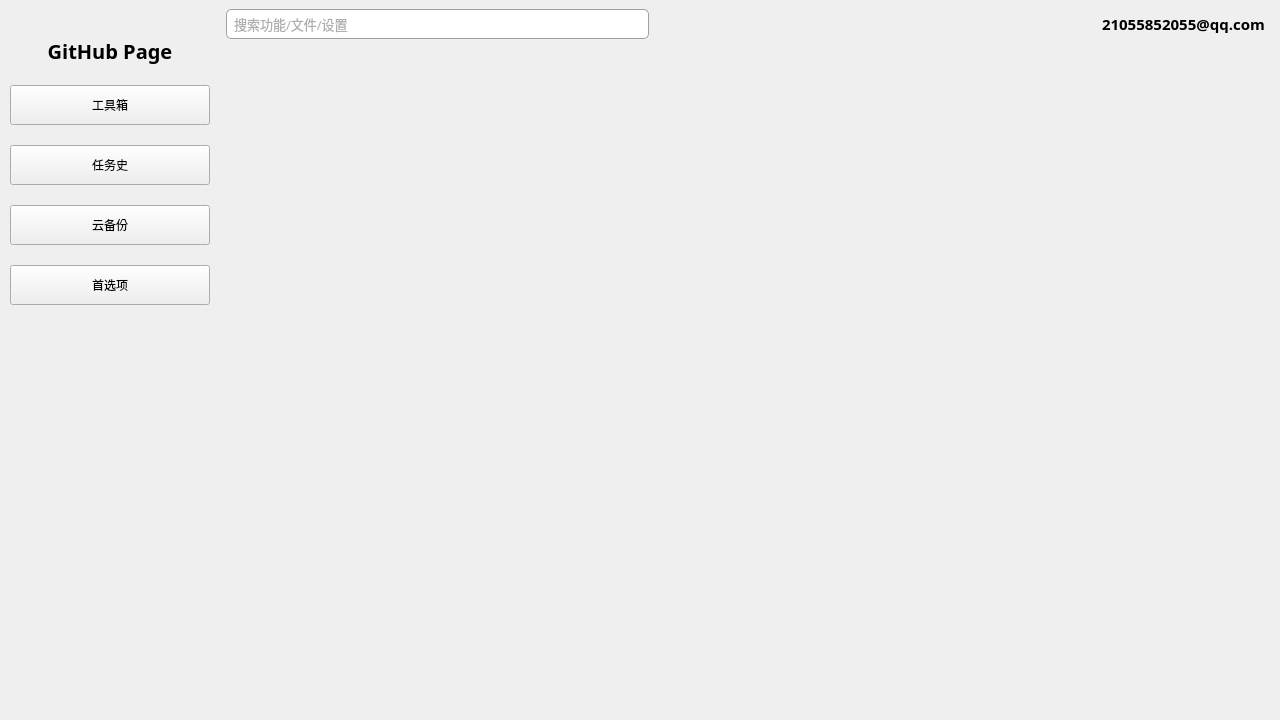
<?xml version="1.0" encoding="UTF-8"?>
<ui version="4.0">
 <class>MainWindow</class>
 <widget class="QMainWindow" name="MainWindow">
  <property name="geometry">
   <rect>
    <x>0</x>
    <y>0</y>
    <width>1280</width>
    <height>720</height>
   </rect>
  </property>
  <property name="font">
   <font>
    <bold>false</bold>
   </font>
  </property>
  <property name="windowTitle">
   <string>MainWindow</string>
  </property>
  <widget class="QWidget" name="centralwidget">
   <property name="styleSheet">
    <string notr="true">QLineEdit {
        border: 1px solid #A0A0A0; /* 边框宽度为1px，颜色为#A0A0A0 */
        border-radius: 5px; /* 边框圆角 */
        padding-left: 5px; /* 文本距离左边界有5px */
        background-color: rgb(255, 255, 255); /* 背景颜色 */
        color: #5d5d5d ; /* 文本颜色 */
        selection-background-color: #A0A0A0; /* 选中文本的背景颜色 */
        selection-color: #F2F2F2; /* 选中文本的颜色 */
        font-family: &quot;萍方-繁&quot;; /* 文本字体族 */
        font-size: 10pt; /* 文本字体大小 */
        }

        QLineEdit:hover { /* 鼠标悬浮在QLineEdit时的状态 */
        border: 1px solid #5b72bd ;
        border-radius: 5px;
        background-color: rgb(255, 255, 255);
        color: #5b72bd ;
        selection-background-color: #5b72bd ;
        selection-color: #F2F2F2;
        }</string>
   </property>
   <layout class="QHBoxLayout" name="horizontalLayout">
    <property name="leftMargin">
     <number>0</number>
    </property>
    <property name="topMargin">
     <number>0</number>
    </property>
    <property name="rightMargin">
     <number>0</number>
    </property>
    <property name="bottomMargin">
     <number>0</number>
    </property>
    <item>
     <widget class="QWidget" name="SideBar" native="true">
      <property name="sizePolicy">
       <sizepolicy hsizetype="Fixed" vsizetype="Preferred">
        <horstretch>0</horstretch>
        <verstretch>0</verstretch>
       </sizepolicy>
      </property>
      <layout class="QVBoxLayout" name="verticalLayout">
       <property name="leftMargin">
        <number>10</number>
       </property>
       <property name="rightMargin">
        <number>0</number>
       </property>
       <property name="bottomMargin">
        <number>0</number>
       </property>
       <item>
        <widget class="QWidget" name="GitPageCard" native="true">
         <property name="sizePolicy">
          <sizepolicy hsizetype="Minimum" vsizetype="Fixed">
           <horstretch>0</horstretch>
           <verstretch>0</verstretch>
          </sizepolicy>
         </property>
         <layout class="QVBoxLayout" name="verticalLayout_3">
          <property name="spacing">
           <number>0</number>
          </property>
          <property name="leftMargin">
           <number>0</number>
          </property>
          <property name="topMargin">
           <number>0</number>
          </property>
          <property name="rightMargin">
           <number>0</number>
          </property>
          <property name="bottomMargin">
           <number>0</number>
          </property>
          <item>
           <widget class="ClickableLabel" name="git_label">
            <property name="sizePolicy">
             <sizepolicy hsizetype="Minimum" vsizetype="Fixed">
              <horstretch>0</horstretch>
              <verstretch>0</verstretch>
             </sizepolicy>
            </property>
            <property name="minimumSize">
             <size>
              <width>0</width>
              <height>0</height>
             </size>
            </property>
            <property name="toolTip">
             <string>项目GitHub页面</string>
            </property>
            <property name="text">
             <string/>
            </property>
            <property name="pixmap">
             <pixmap resource="assets.qrc">:/github-mark/github-mark.svg</pixmap>
            </property>
            <property name="alignment">
             <set>Qt::AlignmentFlag::AlignCenter</set>
            </property>
           </widget>
          </item>
          <item>
           <widget class="ClickableLabel" name="git_label_2">
            <property name="enabled">
             <bool>true</bool>
            </property>
            <property name="sizePolicy">
             <sizepolicy hsizetype="Minimum" vsizetype="Preferred">
              <horstretch>0</horstretch>
              <verstretch>0</verstretch>
             </sizepolicy>
            </property>
            <property name="font">
             <font>
              <family>Dubai</family>
              <pointsize>15</pointsize>
              <bold>true</bold>
             </font>
            </property>
            <property name="toolTip">
             <string>项目GitHub页面</string>
            </property>
            <property name="text">
             <string>GitHub Page</string>
            </property>
            <property name="alignment">
             <set>Qt::AlignmentFlag::AlignCenter</set>
            </property>
           </widget>
          </item>
         </layout>
        </widget>
       </item>
       <item>
        <widget class="QPushButton" name="ToolsPage">
         <property name="sizePolicy">
          <sizepolicy hsizetype="Minimum" vsizetype="Fixed">
           <horstretch>0</horstretch>
           <verstretch>0</verstretch>
          </sizepolicy>
         </property>
         <property name="minimumSize">
          <size>
           <width>200</width>
           <height>40</height>
          </size>
         </property>
         <property name="text">
          <string>工具箱</string>
         </property>
         <property name="icon">
          <iconset resource="assets.qrc">
           <normaloff>:/icons/工具箱.png</normaloff>:/icons/工具箱.png</iconset>
         </property>
         <property name="iconSize">
          <size>
           <width>21</width>
           <height>21</height>
          </size>
         </property>
         <property name="checkable">
          <bool>false</bool>
         </property>
        </widget>
       </item>
       <item>
        <widget class="QPushButton" name="FileHistoryPage">
         <property name="minimumSize">
          <size>
           <width>0</width>
           <height>40</height>
          </size>
         </property>
         <property name="text">
          <string>任务史</string>
         </property>
         <property name="icon">
          <iconset resource="assets.qrc">
           <normaloff>:/icons/导出史.png</normaloff>:/icons/导出史.png</iconset>
         </property>
         <property name="iconSize">
          <size>
           <width>21</width>
           <height>21</height>
          </size>
         </property>
        </widget>
       </item>
       <item>
        <widget class="QPushButton" name="BackUpPage">
         <property name="minimumSize">
          <size>
           <width>0</width>
           <height>40</height>
          </size>
         </property>
         <property name="text">
          <string>云备份</string>
         </property>
         <property name="icon">
          <iconset resource="assets.qrc">
           <normaloff>:/icons/云备份.png</normaloff>:/icons/云备份.png</iconset>
         </property>
         <property name="iconSize">
          <size>
           <width>21</width>
           <height>21</height>
          </size>
         </property>
         <property name="checkable">
          <bool>false</bool>
         </property>
        </widget>
       </item>
       <item>
        <widget class="QPushButton" name="SettingsPage">
         <property name="minimumSize">
          <size>
           <width>0</width>
           <height>40</height>
          </size>
         </property>
         <property name="text">
          <string>首选项</string>
         </property>
         <property name="icon">
          <iconset resource="assets.qrc">
           <normaloff>:/icons/设置.png</normaloff>
           <selectedon>:/icons/设置 (1).png</selectedon>:/icons/设置.png</iconset>
         </property>
         <property name="iconSize">
          <size>
           <width>18</width>
           <height>18</height>
          </size>
         </property>
         <property name="checkable">
          <bool>false</bool>
         </property>
         <property name="checked">
          <bool>false</bool>
         </property>
         <property name="autoRepeat">
          <bool>false</bool>
         </property>
        </widget>
       </item>
       <item>
        <spacer name="verticalSpacer">
         <property name="orientation">
          <enum>Qt::Orientation::Vertical</enum>
         </property>
         <property name="sizeType">
          <enum>QSizePolicy::Policy::Preferred</enum>
         </property>
         <property name="sizeHint" stdset="0">
          <size>
           <width>20</width>
           <height>400</height>
          </size>
         </property>
        </spacer>
       </item>
      </layout>
     </widget>
    </item>
    <item>
     <widget class="QWidget" name="Main" native="true">
      <property name="sizePolicy">
       <sizepolicy hsizetype="Expanding" vsizetype="Preferred">
        <horstretch>0</horstretch>
        <verstretch>0</verstretch>
       </sizepolicy>
      </property>
      <property name="styleSheet">
       <string notr="true">/* Panel容器去边距 */
QWidget#ContentArea &gt; QWidget {
    margin: 0;
    padding: 0;
}</string>
      </property>
      <layout class="QVBoxLayout" name="verticalLayout_2">
       <property name="spacing">
        <number>0</number>
       </property>
       <property name="leftMargin">
        <number>0</number>
       </property>
       <property name="topMargin">
        <number>0</number>
       </property>
       <property name="rightMargin">
        <number>0</number>
       </property>
       <property name="bottomMargin">
        <number>0</number>
       </property>
       <item>
        <widget class="QWidget" name="TopBar" native="true">
         <property name="sizePolicy">
          <sizepolicy hsizetype="Expanding" vsizetype="Preferred">
           <horstretch>0</horstretch>
           <verstretch>0</verstretch>
          </sizepolicy>
         </property>
         <layout class="QHBoxLayout" name="horizontalLayout_2">
          <property name="spacing">
           <number>0</number>
          </property>
          <property name="leftMargin">
           <number>10</number>
          </property>
          <property name="topMargin">
           <number>9</number>
          </property>
          <property name="rightMargin">
           <number>5</number>
          </property>
          <property name="bottomMargin">
           <number>6</number>
          </property>
          <item>
           <widget class="SearchBox" name="Search">
            <property name="minimumSize">
             <size>
              <width>0</width>
              <height>30</height>
             </size>
            </property>
            <property name="baseSize">
             <size>
              <width>0</width>
              <height>0</height>
             </size>
            </property>
            <property name="font">
             <font>
              <family>萍方-繁</family>
              <pointsize>10</pointsize>
             </font>
            </property>
            <property name="cursor">
             <cursorShape>IBeamCursor</cursorShape>
            </property>
            <property name="inputMask">
             <string/>
            </property>
            <property name="text">
             <string/>
            </property>
            <property name="placeholderText">
             <string>搜索功能/文件/设置</string>
            </property>
           </widget>
          </item>
          <item>
           <spacer name="horizontalSpacer">
            <property name="orientation">
             <enum>Qt::Orientation::Horizontal</enum>
            </property>
            <property name="sizeHint" stdset="0">
             <size>
              <width>40</width>
              <height>20</height>
             </size>
            </property>
           </spacer>
          </item>
          <item>
           <widget class="ClickableLabel" name="Refresh">
            <property name="toolTip">
             <string>同步</string>
            </property>
            <property name="text">
             <string/>
            </property>
            <property name="pixmap">
             <pixmap resource="assets.qrc">:/icons/同步.png</pixmap>
            </property>
           </widget>
          </item>
          <item>
           <spacer name="horizontalSpacer_2">
            <property name="orientation">
             <enum>Qt::Orientation::Horizontal</enum>
            </property>
            <property name="sizeType">
             <enum>QSizePolicy::Policy::Preferred</enum>
            </property>
            <property name="sizeHint" stdset="0">
             <size>
              <width>23</width>
              <height>20</height>
             </size>
            </property>
           </spacer>
          </item>
          <item>
           <widget class="ClickableLabel" name="Account">
            <property name="font">
             <font>
              <family>Dubai</family>
              <pointsize>11</pointsize>
              <bold>true</bold>
             </font>
            </property>
            <property name="text">
             <string>21055852055@qq.com</string>
            </property>
           </widget>
          </item>
          <item>
           <widget class="ClickableLabel" name="Account_folder">
            <property name="sizePolicy">
             <sizepolicy hsizetype="Preferred" vsizetype="Fixed">
              <horstretch>0</horstretch>
              <verstretch>0</verstretch>
             </sizepolicy>
            </property>
            <property name="minimumSize">
             <size>
              <width>10</width>
              <height>10</height>
             </size>
            </property>
            <property name="baseSize">
             <size>
              <width>0</width>
              <height>0</height>
             </size>
            </property>
            <property name="font">
             <font>
              <pointsize>6</pointsize>
              <bold>false</bold>
             </font>
            </property>
            <property name="text">
             <string/>
            </property>
            <property name="pixmap">
             <pixmap resource="assets.qrc">:/imageEditor/上.png</pixmap>
            </property>
           </widget>
          </item>
         </layout>
        </widget>
       </item>
       <item>
        <widget class="QStackedWidget" name="ContentArea">
         <property name="sizePolicy">
          <sizepolicy hsizetype="Expanding" vsizetype="Preferred">
           <horstretch>0</horstretch>
           <verstretch>0</verstretch>
          </sizepolicy>
         </property>
         <property name="minimumSize">
          <size>
           <width>0</width>
           <height>0</height>
          </size>
         </property>
        </widget>
       </item>
      </layout>
     </widget>
    </item>
   </layout>
  </widget>
 </widget>
 <customwidgets>
  <customwidget>
   <class>ClickableLabel</class>
   <extends>QLabel</extends>
   <header>clickablelabel.h</header>
  </customwidget>
  <customwidget>
   <class>SearchBox</class>
   <extends>QLineEdit</extends>
   <header>searchbox.h</header>
  </customwidget>
 </customwidgets>
 <resources>
  <include location="assets.qrc"/>
 </resources>
 <connections/>
</ui>
